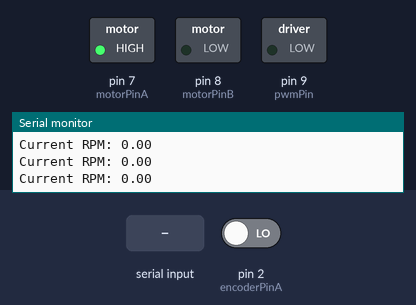
Bench run of a sketch on a simulated Arduino Uno, built with avr-gcc and run on an emulated ATmega328P. Shown: switched loads named in the sketch (green lamp = pin HIGH), the last lines printed to the serial monitor. The inputs (shaded band) are chosen by the test bench; at power-on: pin 2 (encoderPinA) LOW.

Above: at 1.2 s.
1.3 s: "90,45\n" received over Serial
At 1.85 s:
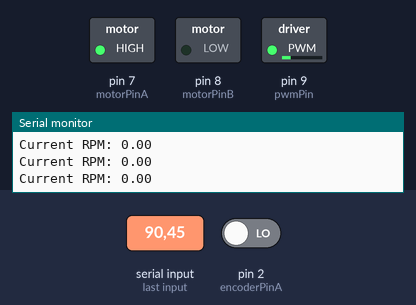
At 3.2 s:
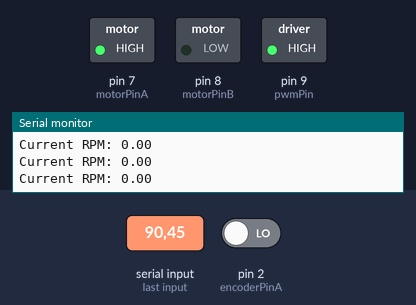
Timing chart, 0 to 4.7 s (numbered marks = the images above; inputs shaded):
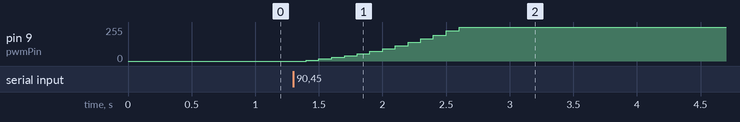

Measured:
- after the input at 1.3 s, pin 9 (pwmPin): moves from 0/255 to 255/255 over 1.2 s, starting after 0.10 s

The sketch:

cruise_control.ino
```cpp
//This program connects an Arduino Serial Terminal (Through the IDE) to an analog DC motor with quadrature encoder.
//The user specifies a desired RPM of the motor through the Serial Terminal
//The Arduino sends the request as a PWM to a Digital to Analog Converter (DAC) for conversion which drives the motor
//The encoder reads the "speed" of the motor and reports it back to the Arduino
//The arduino uses a Proportional Integral Derivative (PID) Calculator to determine the "fix" for the motor speed and adjusts as appropriate

// Pin definitions
const int pwmPin = 9;           // PWM pin to control motor speed
const int motorPinA = 7;        // Encoder channel A pin
const int motorPinB = 8;        // Encoder channel B pin
const int stbyPin = 10;         // Standby pin for motor driver

const int encoderPinA = 2;
const int encoderPinB = 3;

volatile long encoderTicks = 0; // Variable to store encoder ticks
int previousEncoderTicks = 0;   // For calculating speed
unsigned long lastTime = 0;     // For timing speed calculations
const int interval = 100;      // Time interval (in ms) for calculating speed

// Motor control and speed variables
int targetRPM = 0;     // Target RPM input
int pwmValue = 0;      // Mapped PWM value (0-255)
float currentRPM = 0;  // Current motor speed in RPM
const int maxRPM = 6500;    // Maximum RPM
const int minRPM = 25;     // Minimum RPM that motor can run without stalling

// PID controller variables
float kp = 0.1;  // Proportional gain
float ki = 0.05; // Integral gain
float kd = 0.01; // Derivative gain

float rpmError = 0;          // Current error
float previousRpmError = 0;  // Previous error
float errorSum = 0;          // Accumulated error for integral term
float errorRate = 0;         // Rate of change of error for derivative term

void setup() {
  // Initialize serial communication
  Serial.begin(9600);

  // Set up PWM pin as output
  pinMode(pwmPin, OUTPUT);

  // Set up encoder pins as inputs with interrupts
  pinMode(encoderPinA, INPUT);
  pinMode(encoderPinB, INPUT);
  pinMode(motorPinA, OUTPUT);
  pinMode(motorPinB, OUTPUT);
  attachInterrupt(digitalPinToInterrupt(encoderPinA), encoderISR, CHANGE);
  digitalWrite(motorPinA, HIGH);
  digitalWrite(motorPinB, LOW);

}

void loop() {
  // Check if data is available from the serial terminal
  if (Serial.available() > 1) {
    // Read target RPM input
    targetRPM = Serial.parseInt();
    targetRPM = constrain(targetRPM, minRPM, maxRPM); // Limit input to valid RPM range

    // Print confirmation
    Serial.print("Target RPM set to: ");
    Serial.println(targetRPM);
  }

  // Calculate RPM every second
  if (millis() - lastTime >= interval) {
    // Calculate ticks difference
    int tickDiff = encoderTicks - previousEncoderTicks;
    previousEncoderTicks = encoderTicks;

    // Calculate current RPM: (ticks per second / ticks per revolution) * 60
    currentRPM = (tickDiff / 256.0) * 60.0;

    // Print current motor RPM
    Serial.print("Current RPM: ");
    Serial.println(currentRPM);

    // PID control calculation
    rpmError = targetRPM - currentRPM;       // Proportional term
    errorSum += rpmError;                    // Integral term
    errorRate = rpmError - previousRpmError; // Derivative term
    previousRpmError = rpmError;

    // Calculate the new PWM value using PID
    float pidOutput = (kp * rpmError) + (ki * errorSum) + (kd * errorRate);
    pwmValue += pidOutput;

    // Constrain PWM value to valid range (0-255)
    pwmValue = constrain(pwmValue, 0, 255);

    // Set the motor speed via PWM
    analogWrite(pwmPin, pwmValue);

    // Update the last time
    lastTime = millis();
  }
}

// Interrupt Service Routine (ISR) for encoder
void encoderISR() {
  // Read the current state of channel A and B
  int stateA = digitalRead(encoderPinA);
  int stateB = digitalRead(encoderPinB);

  // Determine direction and increment/decrement encoder ticks
  if (stateA == stateB) {
    encoderTicks++; // Clockwise
  } else {
    encoderTicks--; // Counterclockwise
  }
}
```
